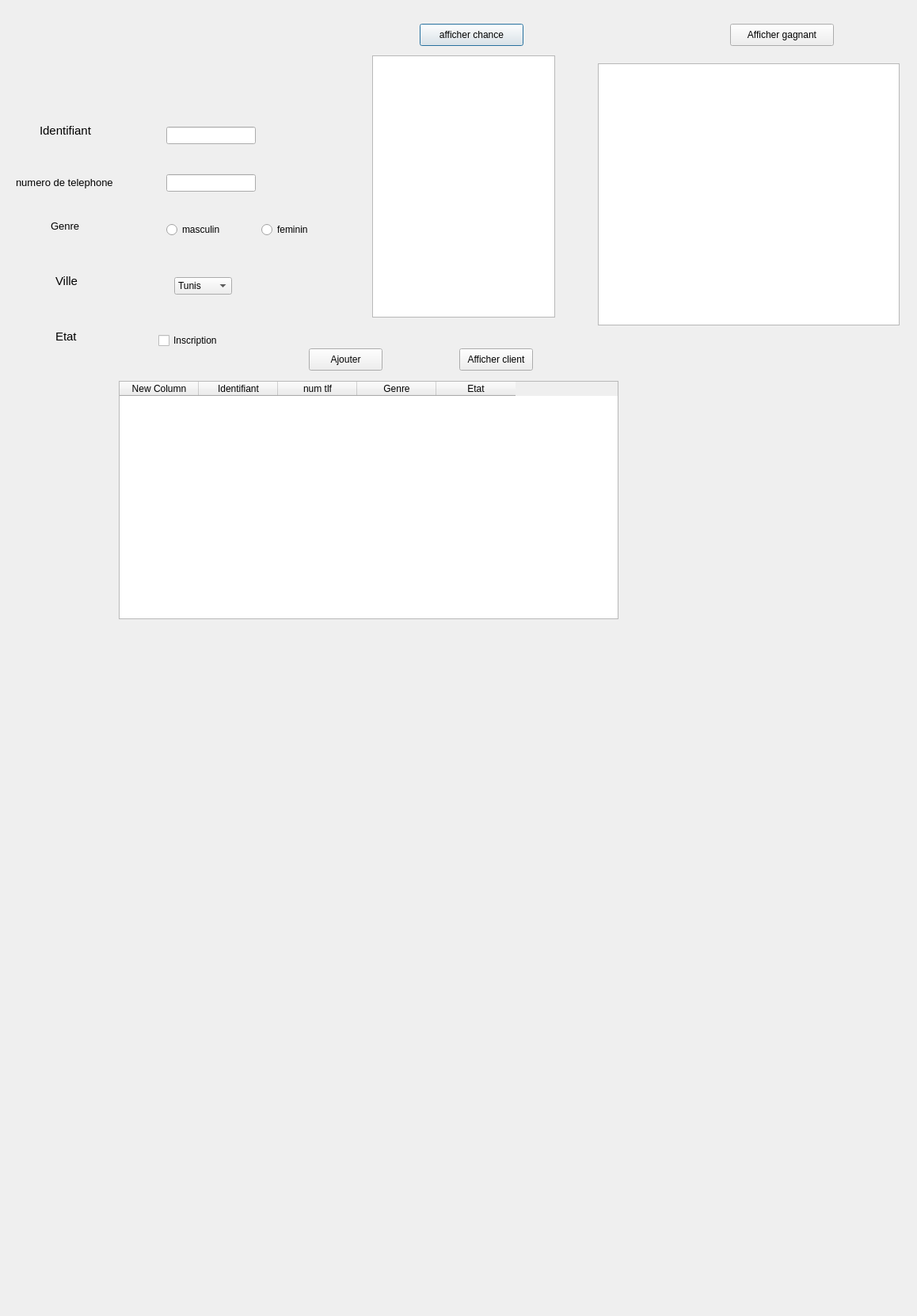
<?xml version="1.0" encoding="UTF-8"?>
<ui version="4.0">
 <class>Dialog</class>
 <widget class="QDialog" name="Dialog">
  <property name="geometry">
   <rect>
    <x>0</x>
    <y>0</y>
    <width>1158</width>
    <height>1662</height>
   </rect>
  </property>
  <property name="windowTitle">
   <string>Dialog</string>
  </property>
  <widget class="QLabel" name="label">
   <property name="geometry">
    <rect>
     <x>50</x>
     <y>150</y>
     <width>121</width>
     <height>31</height>
    </rect>
   </property>
   <property name="text">
    <string>&lt;html&gt;&lt;head/&gt;&lt;body&gt;&lt;p&gt;&lt;span style=&quot; font-size:11pt;&quot;&gt;Identifiant&lt;/span&gt;&lt;/p&gt;&lt;/body&gt;&lt;/html&gt;</string>
   </property>
  </widget>
  <widget class="QLabel" name="label_2">
   <property name="geometry">
    <rect>
     <x>20</x>
     <y>220</y>
     <width>171</width>
     <height>21</height>
    </rect>
   </property>
   <property name="text">
    <string>&lt;html&gt;&lt;head/&gt;&lt;body&gt;&lt;p&gt;&lt;span style=&quot; font-size:10pt;&quot;&gt;numero de telephone&lt;/span&gt;&lt;/p&gt;&lt;/body&gt;&lt;/html&gt;</string>
   </property>
  </widget>
  <widget class="QLabel" name="label_3">
   <property name="geometry">
    <rect>
     <x>64</x>
     <y>275</y>
     <width>81</width>
     <height>21</height>
    </rect>
   </property>
   <property name="text">
    <string>&lt;html&gt;&lt;head/&gt;&lt;body&gt;&lt;p&gt;&lt;span style=&quot; font-size:10pt;&quot;&gt;Genre&lt;/span&gt;&lt;/p&gt;&lt;/body&gt;&lt;/html&gt;</string>
   </property>
  </widget>
  <widget class="QLabel" name="label_4">
   <property name="geometry">
    <rect>
     <x>70</x>
     <y>340</y>
     <width>101</width>
     <height>31</height>
    </rect>
   </property>
   <property name="text">
    <string>&lt;html&gt;&lt;head/&gt;&lt;body&gt;&lt;p&gt;&lt;span style=&quot; font-size:11pt;&quot;&gt;Ville&lt;/span&gt;&lt;/p&gt;&lt;/body&gt;&lt;/html&gt;</string>
   </property>
  </widget>
  <widget class="QLabel" name="label_5">
   <property name="geometry">
    <rect>
     <x>70</x>
     <y>410</y>
     <width>91</width>
     <height>31</height>
    </rect>
   </property>
   <property name="text">
    <string>&lt;html&gt;&lt;head/&gt;&lt;body&gt;&lt;p&gt;&lt;span style=&quot; font-size:11pt;&quot;&gt;Etat&lt;/span&gt;&lt;/p&gt;&lt;/body&gt;&lt;/html&gt;</string>
   </property>
  </widget>
  <widget class="QLineEdit" name="identifiant">
   <property name="geometry">
    <rect>
     <x>210</x>
     <y>160</y>
     <width>113</width>
     <height>22</height>
    </rect>
   </property>
  </widget>
  <widget class="QLineEdit" name="numtel">
   <property name="geometry">
    <rect>
     <x>210</x>
     <y>220</y>
     <width>113</width>
     <height>22</height>
    </rect>
   </property>
  </widget>
  <widget class="QRadioButton" name="masculin">
   <property name="geometry">
    <rect>
     <x>210</x>
     <y>280</y>
     <width>95</width>
     <height>20</height>
    </rect>
   </property>
   <property name="text">
    <string>masculin</string>
   </property>
  </widget>
  <widget class="QRadioButton" name="radioButton_2">
   <property name="geometry">
    <rect>
     <x>330</x>
     <y>280</y>
     <width>95</width>
     <height>20</height>
    </rect>
   </property>
   <property name="text">
    <string>feminin</string>
   </property>
  </widget>
  <widget class="QComboBox" name="ville">
   <property name="geometry">
    <rect>
     <x>220</x>
     <y>350</y>
     <width>73</width>
     <height>22</height>
    </rect>
   </property>
   <item>
    <property name="text">
     <string>Tunis</string>
    </property>
   </item>
   <item>
    <property name="text">
     <string>Beja</string>
    </property>
   </item>
   <item>
    <property name="text">
     <string>Gafsa</string>
    </property>
   </item>
  </widget>
  <widget class="QCheckBox" name="inscrit">
   <property name="geometry">
    <rect>
     <x>200</x>
     <y>420</y>
     <width>81</width>
     <height>20</height>
    </rect>
   </property>
   <property name="text">
    <string>Inscription</string>
   </property>
  </widget>
  <widget class="QListWidget" name="chance_list">
   <property name="geometry">
    <rect>
     <x>470</x>
     <y>70</y>
     <width>231</width>
     <height>331</height>
    </rect>
   </property>
  </widget>
  <widget class="QPushButton" name="affiche_chance">
   <property name="geometry">
    <rect>
     <x>530</x>
     <y>30</y>
     <width>131</width>
     <height>28</height>
    </rect>
   </property>
   <property name="text">
    <string>afficher chance</string>
   </property>
  </widget>
  <widget class="QPushButton" name="affiche_gagnant">
   <property name="geometry">
    <rect>
     <x>922</x>
     <y>30</y>
     <width>131</width>
     <height>28</height>
    </rect>
   </property>
   <property name="text">
    <string>Afficher gagnant</string>
   </property>
  </widget>
  <widget class="QTableWidget" name="tableau">
   <property name="geometry">
    <rect>
     <x>150</x>
     <y>481</y>
     <width>631</width>
     <height>301</height>
    </rect>
   </property>
   <column>
    <property name="text">
     <string>New Column</string>
    </property>
   </column>
   <column>
    <property name="text">
     <string>Identifiant</string>
    </property>
   </column>
   <column>
    <property name="text">
     <string>num tlf</string>
    </property>
   </column>
   <column>
    <property name="text">
     <string>Genre</string>
    </property>
   </column>
   <column>
    <property name="text">
     <string>Etat</string>
    </property>
   </column>
  </widget>
  <widget class="QPushButton" name="ajouter">
   <property name="geometry">
    <rect>
     <x>390</x>
     <y>440</y>
     <width>93</width>
     <height>28</height>
    </rect>
   </property>
   <property name="text">
    <string>Ajouter</string>
   </property>
  </widget>
  <widget class="QPushButton" name="affiche_client">
   <property name="geometry">
    <rect>
     <x>580</x>
     <y>440</y>
     <width>93</width>
     <height>28</height>
    </rect>
   </property>
   <property name="text">
    <string>Afficher client</string>
   </property>
  </widget>
  <widget class="QListWidget" name="gagne_list">
   <property name="geometry">
    <rect>
     <x>755</x>
     <y>80</y>
     <width>381</width>
     <height>331</height>
    </rect>
   </property>
  </widget>
 </widget>
 <resources/>
 <connections/>
</ui>
